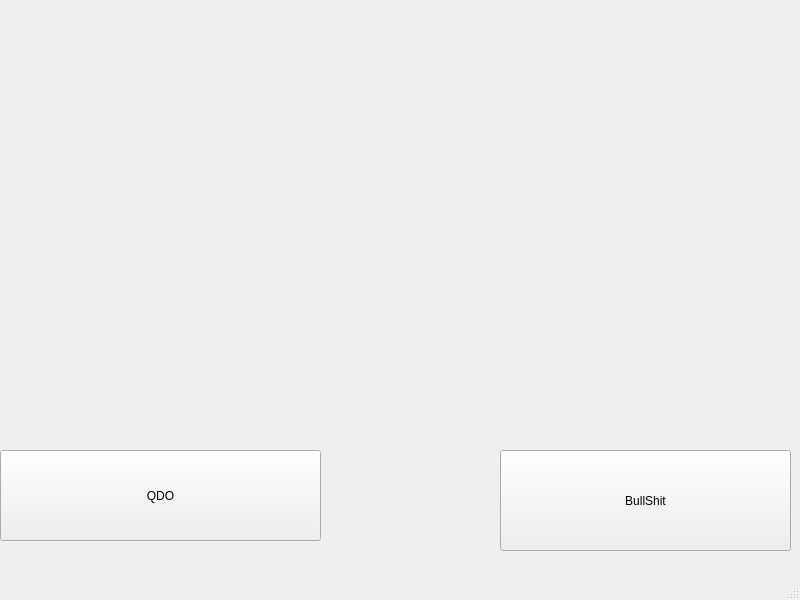
<?xml version="1.0" encoding="UTF-8"?>
<ui version="4.0">
 <class>MainWindow</class>
 <widget class="QMainWindow" name="MainWindow">
  <property name="geometry">
   <rect>
    <x>0</x>
    <y>0</y>
    <width>800</width>
    <height>600</height>
   </rect>
  </property>
  <property name="windowTitle">
   <string>MainWindow</string>
  </property>
  <widget class="QWidget" name="centralwidget">
   <widget class="QLabel" name="photo">
    <property name="geometry">
     <rect>
      <x>0</x>
      <y>0</y>
      <width>791</width>
      <height>451</height>
     </rect>
    </property>
    <property name="text">
     <string/>
    </property>
    <property name="pixmap">
     <pixmap>../../paper/assets/figures/diagram-20220619.png</pixmap>
    </property>
    <property name="scaledContents">
     <bool>true</bool>
    </property>
   </widget>
   <widget class="QPushButton" name="qdo">
    <property name="geometry">
     <rect>
      <x>0</x>
      <y>450</y>
      <width>321</width>
      <height>91</height>
     </rect>
    </property>
    <property name="text">
     <string>QDO</string>
    </property>
   </widget>
   <widget class="QPushButton" name="bullshit">
    <property name="geometry">
     <rect>
      <x>500</x>
      <y>450</y>
      <width>291</width>
      <height>101</height>
     </rect>
    </property>
    <property name="text">
     <string>BullShit</string>
    </property>
   </widget>
  </widget>
  <widget class="QMenuBar" name="menubar">
   <property name="geometry">
    <rect>
     <x>0</x>
     <y>0</y>
     <width>800</width>
     <height>22</height>
    </rect>
   </property>
  </widget>
  <widget class="QStatusBar" name="statusbar"/>
 </widget>
 <resources/>
 <connections/>
</ui>
